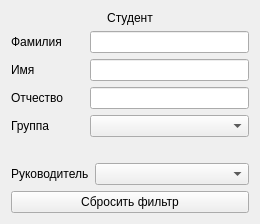
<?xml version="1.0" encoding="UTF-8"?>
<ui version="4.0">
 <class>Form</class>
 <widget class="QWidget" name="Form">
  <property name="geometry">
   <rect>
    <x>0</x>
    <y>0</y>
    <width>260</width>
    <height>220</height>
   </rect>
  </property>
  <property name="windowTitle">
   <string>Form</string>
  </property>
  <layout class="QVBoxLayout" name="verticalLayout">
   <item>
    <widget class="QLabel" name="label_3">
     <property name="text">
      <string>Студент</string>
     </property>
     <property name="alignment">
      <set>Qt::AlignCenter</set>
     </property>
    </widget>
   </item>
   <item>
    <layout class="QGridLayout" name="gridLayout_2">
     <item row="0" column="1">
      <widget class="QLineEdit" name="lineEdit"/>
     </item>
     <item row="1" column="1">
      <widget class="QLineEdit" name="lineEdit_2"/>
     </item>
     <item row="0" column="0">
      <widget class="QLabel" name="label_4">
       <property name="text">
        <string>Фамилия</string>
       </property>
      </widget>
     </item>
     <item row="2" column="0">
      <widget class="QLabel" name="label_6">
       <property name="text">
        <string>Отчество</string>
       </property>
      </widget>
     </item>
     <item row="1" column="0">
      <widget class="QLabel" name="label_5">
       <property name="text">
        <string>Имя</string>
       </property>
      </widget>
     </item>
     <item row="2" column="1">
      <widget class="QLineEdit" name="lineEdit_3"/>
     </item>
     <item row="3" column="0">
      <widget class="QLabel" name="label">
       <property name="minimumSize">
        <size>
         <width>73</width>
         <height>0</height>
        </size>
       </property>
       <property name="text">
        <string>Группа</string>
       </property>
      </widget>
     </item>
     <item row="3" column="1">
      <widget class="QComboBox" name="comboBox"/>
     </item>
    </layout>
   </item>
   <item>
    <spacer name="verticalSpacer">
     <property name="orientation">
      <enum>Qt::Vertical</enum>
     </property>
     <property name="sizeType">
      <enum>QSizePolicy::Fixed</enum>
     </property>
     <property name="sizeHint" stdset="0">
      <size>
       <width>20</width>
       <height>20</height>
      </size>
     </property>
    </spacer>
   </item>
   <item>
    <layout class="QGridLayout" name="gridLayout">
     <item row="1" column="0">
      <widget class="QLabel" name="label_2">
       <property name="minimumSize">
        <size>
         <width>73</width>
         <height>0</height>
        </size>
       </property>
       <property name="text">
        <string>Руководитель</string>
       </property>
      </widget>
     </item>
     <item row="1" column="1">
      <widget class="QComboBox" name="comboBox_2">
       <property name="sizePolicy">
        <sizepolicy hsizetype="Expanding" vsizetype="Fixed">
         <horstretch>0</horstretch>
         <verstretch>0</verstretch>
        </sizepolicy>
       </property>
      </widget>
     </item>
    </layout>
   </item>
   <item>
    <widget class="QPushButton" name="pushButton">
     <property name="text">
      <string>Сбросить фильтр</string>
     </property>
    </widget>
   </item>
  </layout>
 </widget>
 <tabstops>
  <tabstop>lineEdit</tabstop>
  <tabstop>lineEdit_2</tabstop>
  <tabstop>lineEdit_3</tabstop>
  <tabstop>comboBox</tabstop>
  <tabstop>comboBox_2</tabstop>
  <tabstop>pushButton</tabstop>
 </tabstops>
 <resources/>
 <connections/>
</ui>
